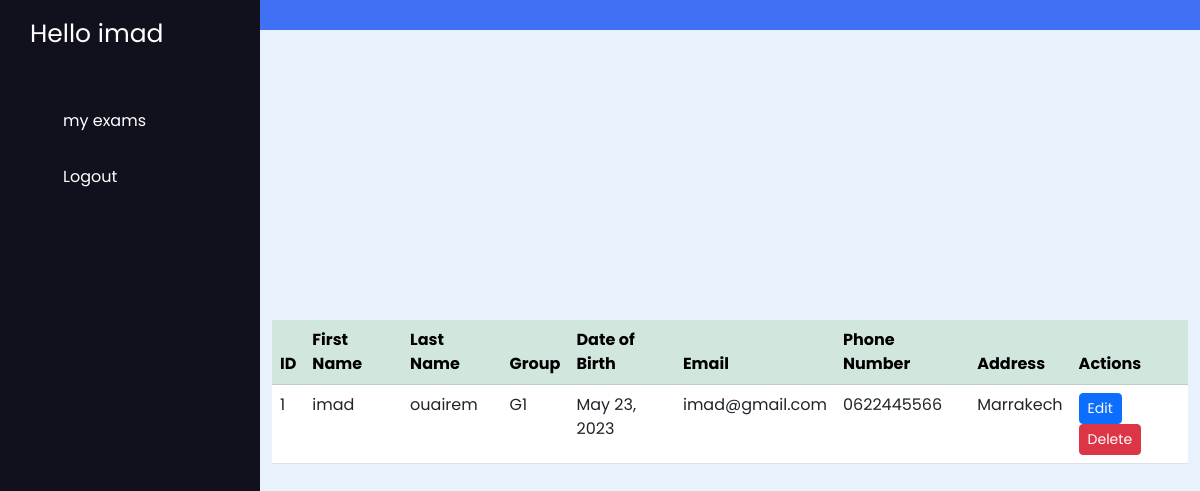
Page /list_students/ (signed in) on the committed database.
### exam_app/models.py (models this page shows, shortened)
class Student(models.Model):
    first_name = models.CharField(max_length=100)
    last_name = models.CharField(max_length=100)
    date_of_birth = models.DateField()
    email = models.EmailField()
    phone_number = models.CharField(max_length=20)
    address = models.CharField(max_length=255)
    group = models.ForeignKey(Group, on_delete=models.CASCADE, null=True)

class Group(models.Model):
    name = models.CharField(max_length=10)
    def __str__(self):
        return f"{self.name}"

### exam_app/views.py (the view)
# urls.py: path('list_students/', studentListView, name="list_students"),
def studentListView(request):
    students = Student.objects.all()
    return render(request, 'list_students.html', {'students': students})

### exam_app/templates/list_students.html
{% extends "base.html" %}
{% block content %}
<div class="container">
  <table class="table table-hover">
    <thead class="table-success">
      <th>ID</th>
      <th>First Name</th>
      <th>Last Name</th>
      <th>Group</th>
      <th>Date of Birth</th>
      <th>Email</th>
      <th>Phone Number</th>
      <th>Address</th>
      <th>Actions</th>
    </thead>
    <tbody>
      {% for student in students %}
      <tr>
        <td>{{ student.id }}</td>
        <td>{{ student.first_name }}</td>
        <td>{{ student.last_name }}</td>
        <td>{{ student.group }}</td>
        <td>{{ student.date_of_birth }}</td>
        <td>{{ student.email }}</td>
        <td>{{ student.phone_number }}</td>
        <td>{{ student.address }}</td>
        <td>
          <a class="btn btn-sm btn-primary" href="{% url 'update_student' student.id %}">Edit</a>
          <a class="btn btn-sm btn-danger" href="{% url 'delete_student' student.id %}">Delete</a>
        </td>
      </tr>
      {% endfor %}
    </tbody>
  </table>
</div>
{% endblock content %}

### exam_app/templates/base.html (shortened to what this page needs)
{% load static %}
<!DOCTYPE html>
<html lang="en">
  <head>
    <link href="https://cdn.jsdelivr.net/npm/bootstrap@5.3.0-alpha3/dist/css/bootstrap.min.css" rel="stylesheet">
    <link rel="stylesheet" href="{% static 'css/style.css' %}" />
  </head>
  <body>
    <nav class="sidebar">
      <a href="#" class="logo">Hello {{ request.user }}</a>
      <div class="menu-content">
        <ul class="menu-items">
          {% if request.user.is_active and not request.user.is_superuser %}
          <li class="item">
            <a href="{% url 'index' %}">my exams</a>
          </li>
          {% endif %}
          {% if request.user.is_authenticated %}
          <li class="item">
            <a href="{% url 'logout' %}">Logout</a>
          </li>
          {% endif %}
        </ul>
      </div>
    </nav>
    <nav class="navbar">
    </nav>
    <main class="main">
    {% block content %}
    {% endblock content %}
    </main>
  </body>
</html>

### exam_app/static/css/style.css (style rules this page uses)
* { margin: 0; padding: 0; box-sizing: border-box; font-family: "Poppins", sans-serif; }
.sidebar { position: fixed; height: 100%; width: 260px; background: #11101d; padding: 15px; z-index: 99; }
.logo { font-size: 25px; padding: 0 15px; }
.sidebar a { color: #fff; text-decoration: none; }
.menu-content { position: relative; height: 100%; width: 100%; margin-top: 40px; overflow-y: scroll; }
.menu-items { height: 100%; width: 100%; list-style: none; transition: all 0.4s ease; }
.item a, .submenu-item { padding: 16px; display: inline-block; width: 100%; border-radius: 12px; }
.navbar, .main { left: 260px; width: calc(100% - 260px); transition: all 0.5s ease; z-index: 1000; }
.navbar { position: fixed; color: #fff; padding: 15px 20px; font-size: 25px; background: #4070f4; cursor: pointer; }
.main { position: relative; display: flex; align-items: center; justify-content: center; height: 100vh; z-index: 100; background: #e7f2fd; }

### rows in the picture
Student: id "1", first_name "imad", last_name "ouairem", group "G1", date_of_birth "May 23, 2023", email "imad@gmail.com", phone_number "0622445566", address "Marrakech"

### other values in the picture
{{ request.user }} "imad"
